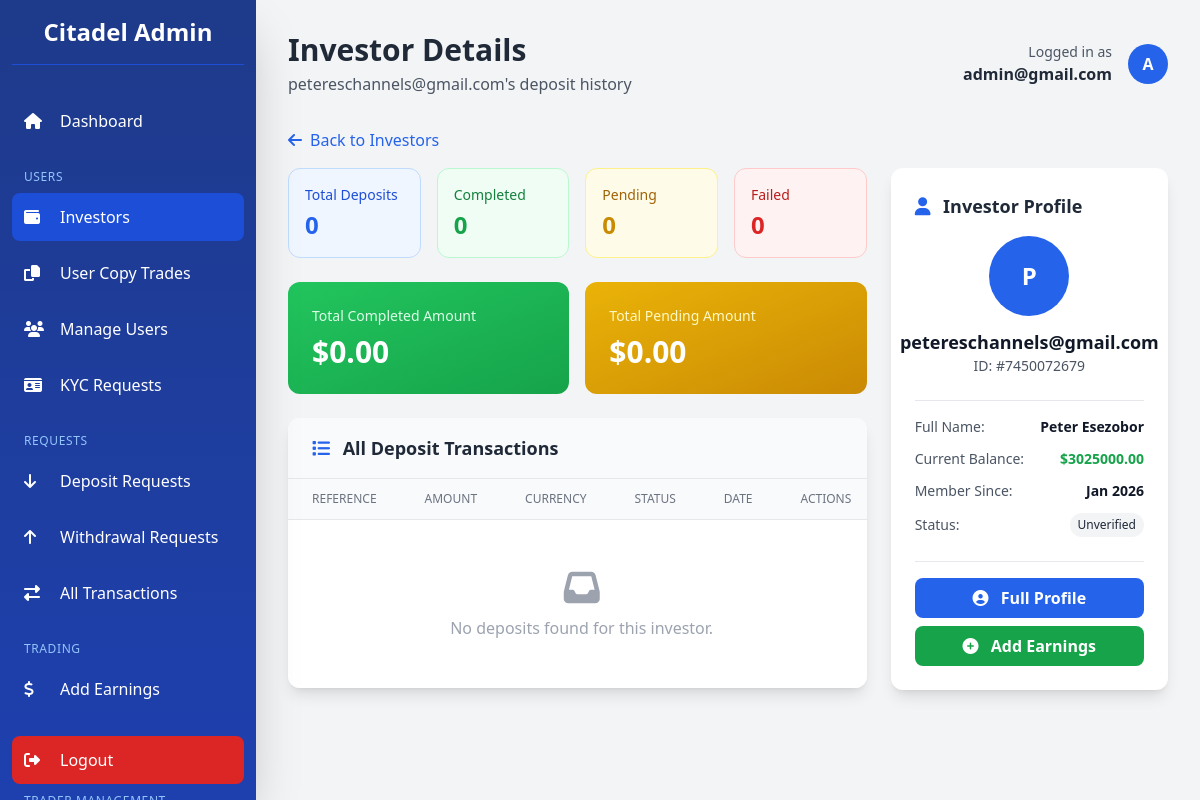
Before: /dashboard/investors/12/ (signed in) with the older database file.
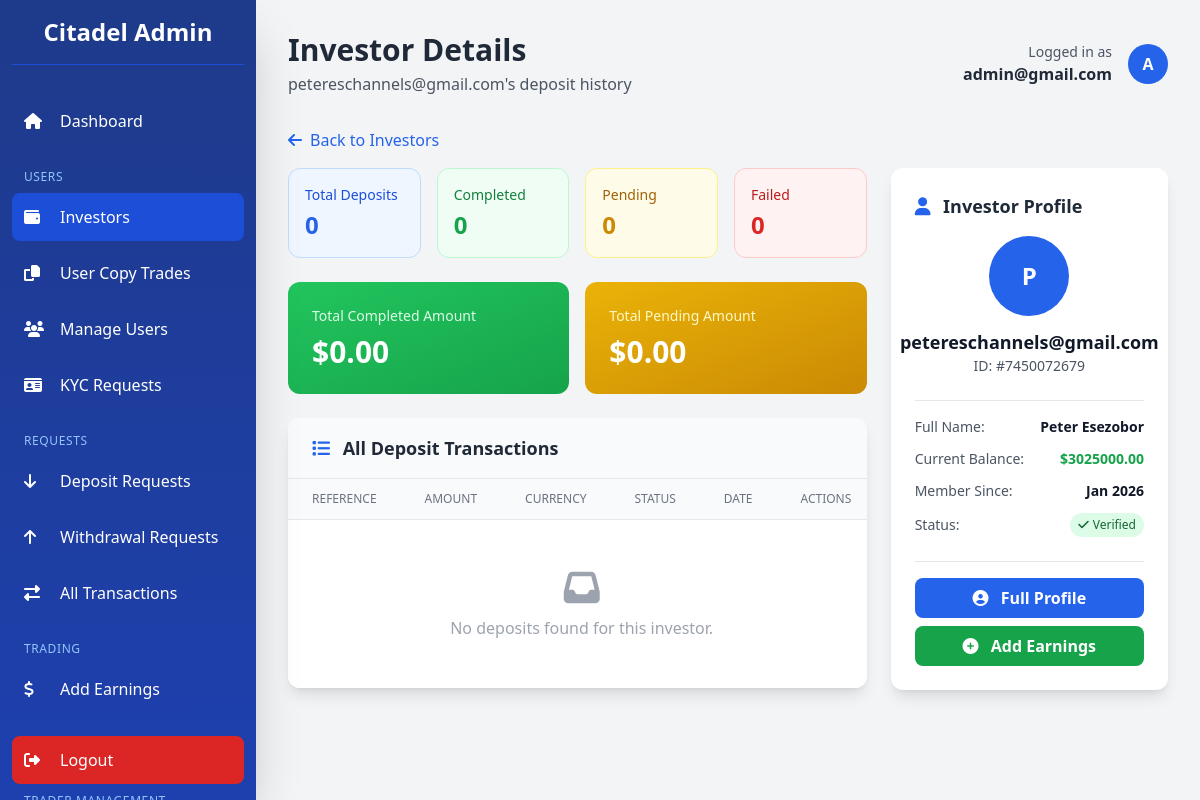
After: the same page with the newer database file.
### dashboard/views.py (the view)
# urls.py: path('investors/<int:user_id>/', views.investor_detail, name='investor_detail'),
@admin_required
def investor_detail(request, user_id):
    investor = get_object_or_404(CustomUser, id=user_id)
    deposits = Transaction.objects.filter(
        user=investor,
        transaction_type='deposit'
    ).order_by('-created_at')
    total_deposits = deposits.count()
    completed_deposits = deposits.filter(status='completed')
    pending_deposits = deposits.filter(status='pending')
    failed_deposits = deposits.filter(status='failed')
    total_completed_amount = completed_deposits.aggregate(
        total=Sum('amount')
    )['total'] or Decimal('0.00')
    total_pending_amount = pending_deposits.aggregate(
        total=Sum('amount')
    )['total'] or Decimal('0.00')
    paginator = Paginator(deposits, 15)
    page = request.GET.get('page')
    try:
        deposits_page = paginator.page(page)
    except PageNotAnInteger:
        deposits_page = paginator.page(1)
    except EmptyPage:
        deposits_page = paginator.page(paginator.num_pages)
    context = {
        'investor': investor,
        'deposits': deposits_page,
        'page_obj': deposits_page,
        'is_paginated': paginator.num_pages > 1,
        'paginator': paginator,
        'total_deposits': total_deposits,
        'completed_count': completed_deposits.count(),
        'pending_count': pending_deposits.count(),
        'failed_count': failed_deposits.count(),
        'total_completed_amount': total_completed_amount,
        'total_pending_amount': total_pending_amount,
    }
    return render(request, 'dashboard/investor_detail.html', context)

### dashboard/templates/dashboard/investor_detail.html (shortened to what the changed rows need)
{% extends 'dashboard/base.html' %}
{% block page_title %}Investor Details{% endblock %}
{% block content %}
<div class="grid grid-cols-1 lg:grid-cols-3 gap-6">
    <div class="lg:col-span-2 space-y-6">
        <div class="bg-white rounded-xl shadow-lg overflow-hidden">
            <div class="overflow-x-auto">
                <table class="min-w-full divide-y divide-gray-200">
                    <thead class="bg-gray-50">
                        <tr>
                            <th class="px-6 py-3 text-left text-xs font-medium text-gray-500 uppercase">Reference</th>
                            <th class="px-6 py-3 text-left text-xs font-medium text-gray-500 uppercase">Amount</th>
                            <th class="px-6 py-3 text-left text-xs font-medium text-gray-500 uppercase">Currency</th>
                            <th class="px-6 py-3 text-left text-xs font-medium text-gray-500 uppercase">Status</th>
                            <th class="px-6 py-3 text-left text-xs font-medium text-gray-500 uppercase">Date</th>
                            <th class="px-6 py-3 text-left text-xs font-medium text-gray-500 uppercase">Actions</th>
                        </tr>
                    </thead>
                </table>
            </div>
        </div>
    </div>
    <div class="lg:col-span-1">
        <div class="bg-white rounded-xl shadow-lg p-6 sticky top-4">
            <div class="space-y-3 border-t pt-4">
                <div class="flex justify-between items-center text-sm">
                    <div class="space-y-1">
                        {% if investor.is_verified %}
                        <span class="inline-flex items-center px-2 py-1 rounded-full text-xs font-medium bg-green-100 text-green-800">
                            <i class="fas fa-check mr-1"></i>Verified
                        </span>
                        {% else %}
                        <span class="inline-flex items-center px-2 py-1 rounded-full text-xs font-medium bg-gray-100 text-gray-800">
                            Unverified
                        </span>
                        {% endif %}
                    </div>
                </div>
            </div>
        </div>
    </div>
</div>
{% endblock %}

Changed rows visible on the page:
changed CustomUser "petereschannels@gmail.com": is_verified False → True (drawn)
Other visible differences:
text no longer shown: "Unverified"
text now shown: "Verified"
